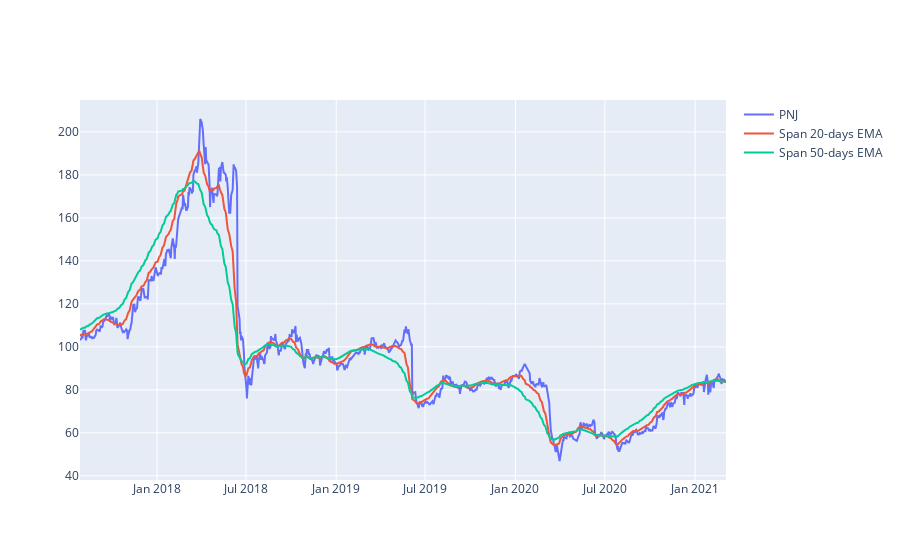

The notebook cell saved with this chart:
### Code cell
#plot linechart for HPG price
short_rolling = df['<Close>'].rolling(window=20).mean()

ema_long = df['<Close>'].ewm(span=50, adjust=False).mean()
ema_short = df['<Close>'].ewm(span=20, adjust=False).mean()
line_price = df['<Close>']
fig = go.Figure()
#px.line(df_hpg, x='datetime', y='<Close>', labels={'x':'Date', 'y':'Price'})

fig.add_trace(go.Scatter(x=df.datetime, y=line_price, 
                        mode='lines', name='PNJ'))

fig.add_trace(go.Scatter(x=df.datetime, y=ema_short, 
                        mode='lines', name='Span 20-days EMA'))

fig.add_trace(go.Scatter(x=df.datetime, y=ema_long, 
                        mode='lines', name='Span 50-days EMA'))

### Figure 1 — Plotly figure (JSON) as saved in the notebook; plotly's stock layout.template omitted (floating-point values rounded to 4 significant figures; data arrays with more than 128 entries replaced by an {"elided": "..."} marker saying what was removed)
{"data": [{"mode": "lines", "name": "PNJ", "type": "scatter", "x": {"elided": "900 str values"}, "y": {"elided": "900 float values"}}, {"mode": "lines", "name": "Span 20-days EMA", "type": "scatter", "x": {"elided": "900 str values"}, "y": {"elided": "900 float values"}}, {"mode": "lines", "name": "Span 50-days EMA", "type": "scatter", "x": {"elided": "900 str values"}, "y": {"elided": "900 float values"}}], "layout": {}}
